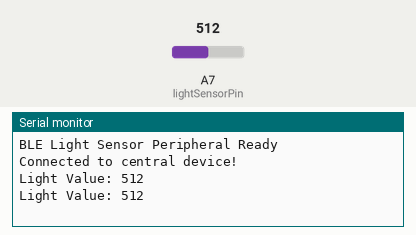
Bench run of a sketch on a simulated Arduino Nano 33 IoT. Parts: the last lines printed to the serial monitor. Inputs (shaded band) come from the test bench; at power-on: A7 (lightSensorPin) = 512. Nothing arrives over Bluetooth unless stated; a phone connects over Bluetooth LE 3 s after start.

Above: at 4.8 s.
4.9 s: A7 (lightSensorPin) set to 716
At 5.5 s:
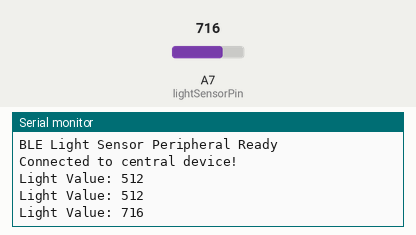
6.5 s: A7 (lightSensorPin) set to 900
At 7.8 s:
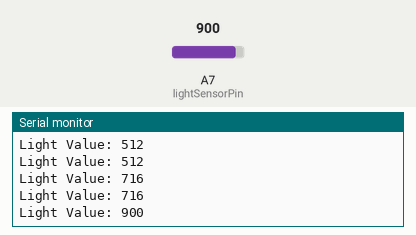
Timing chart, 0 to 9.5 s (numbered marks = the images above; inputs shaded):
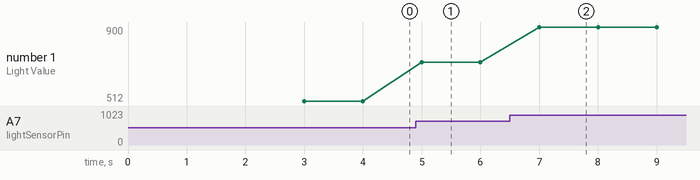

Measured:
- after the input at 4.9 s, the serial monitor: prints a new line after 0.10 s (image 1)
- after the input at 6.5 s, the serial monitor: prints a new line after 0.50 s (image 2)
- plotted number 1: 512 → 716 after the input at 4.9 s, 716 → 900 after the input at 6.5 s

The sketch:

new_sketch_1715578813499.ino
```cpp
#include <ArduinoBLE.h>  // Include the ArduinoBLE library

// --- Constants ---
const int lightSensorPin = A7;       // Analog pin for the light sensor

// Bluetooth Low Energy (BLE) Service and Characteristic Setup
BLEService lightService("19b10000-e8f2-537e-4f6c-d104768a1214");      // Create a BLE service
BLEIntCharacteristic lightCharacteristic("19b10001-e8f2-537e-4f6c-d104768a1214", BLERead | BLENotify); // Create a characteristic for light data (readable and notifiable)


// --- Setup ---
void setup() {
    Serial.begin(9600);   // Initialize serial communication for debugging
    while (!Serial);      // Wait for serial port to connect (important on some boards)

    // Initialize BLE
    if (!BLE.begin()) {
        Serial.println("Starting BLE failed!");
        while (1);         // Halt if BLE initialization fails
    }

    // Set up BLE Peripheral
    BLE.setLocalName("LightSensor");          // Set the device name (seen by the central device)
    BLE.setAdvertisedService(lightService);    // Advertise the light service

    // Add characteristic to the service
    lightService.addCharacteristic(lightCharacteristic);

    // Add service to the device
    BLE.addService(lightService);

    // Start advertising
    BLE.advertise();
    Serial.println("BLE Light Sensor Peripheral Ready"); // Confirmation message
}

// --- Main Loop ---
void loop() {
    BLEDevice central = BLE.central();  // Check for a central device (e.g., your Raspberry Pi) trying to connect

    if (central) {  // If a central is connected...
        Serial.println("Connected to central device!");

        while (central.connected()) {  // While connected...
            int lightValue = analogRead(lightSensorPin);  // Read light sensor value
            Serial.print("Light Value: ");
            Serial.println(lightValue);

            lightCharacteristic.writeValue(lightValue);  // Update the BLE characteristic with the light value
            delay(1000); // Delay for 1 second (adjust as needed)
        }

        Serial.print("Disconnected from central: ");
        Serial.println(central.address());
    }
}
```
